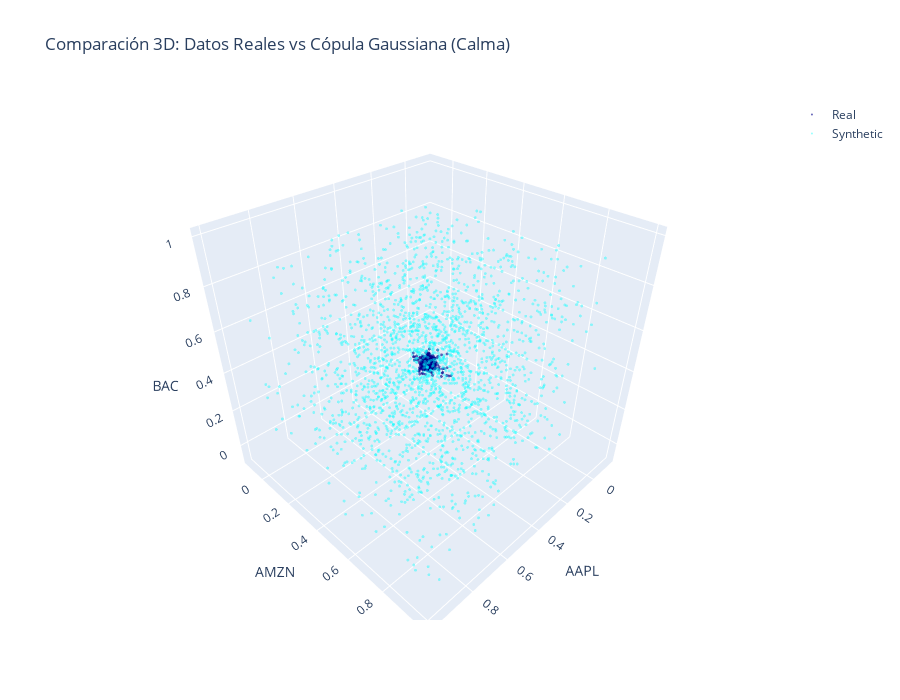

The code cell stored with this chart in its notebook:
### Code cell
import plotly.graph_objects as go

# Datos sintéticos generados por la cópula
synthetic_calm = copula_calm.sample(len(df_calm_numeric))

# 3 columnas
cols = numeric_cols[:3]

# Gráfico 3D personalizado
fig = go.Figure()

# Puntos reales
fig.add_trace(go.Scatter3d(
    x=df_calm_numeric[cols[0]],
    y=df_calm_numeric[cols[1]],
    z=df_calm_numeric[cols[2]],
    mode='markers',
    name='Real',
    marker=dict(size=1, color='darkblue', opacity=0.6)  # ← size=1 para pequeños
))

# Puntos sintéticos
fig.add_trace(go.Scatter3d(
    x=synthetic_calm[cols[0]],
    y=synthetic_calm[cols[1]],
    z=synthetic_calm[cols[2]],
    mode='markers',
    name='Synthetic',
    marker=dict(size=1, color='cyan', opacity=0.4)  # ← size=1 para pequeños
))

fig.update_layout(
    title="Comparación 3D: Datos Reales vs Cópula Gaussiana (Calma)",
    scene=dict(xaxis_title=cols[0], yaxis_title=cols[1], zaxis_title=cols[2]),
    width=900, height=700
)

fig.show()
# 3 columnas
cols = numeric_cols[:3]   # o elige manualmente 3 columnas

### Figure 1 — Plotly figure (JSON) as saved in the notebook; plotly's stock layout.template omitted (floating-point values rounded to 4 significant figures; data arrays with more than 128 entries replaced by an {"elided": "..."} marker saying what was removed)
{"data": [{"marker": {"color": "darkblue", "opacity": 0.6, "size": 1}, "mode": "markers", "name": "Real", "type": "scatter3d", "x": {"elided": "2147 float values"}, "y": {"elided": "2147 float values"}, "z": {"elided": "2147 float values"}}, {"marker": {"color": "cyan", "opacity": 0.4, "size": 1}, "mode": "markers", "name": "Synthetic", "type": "scatter3d", "x": {"elided": "2147 float values"}, "y": {"elided": "2147 float values"}, "z": {"elided": "2147 float values"}}], "layout": {"height": 700, "scene": {"xaxis": {"title": {"text": "AAPL"}}, "yaxis": {"title": {"text": "AMZN"}}, "zaxis": {"title": {"text": "BAC"}}}, "title": {"text": "Comparación 3D: Datos Reales vs Cópula Gaussiana (Calma)"}, "width": 900}}
